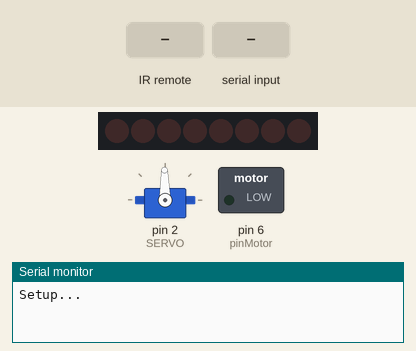
The sketch below on a simulated Arduino Uno, built with avr-gcc and run on an emulated ATmega328P. Parts: 8 shift-register outputs drawn as a row of LEDs (first output left, lit = HIGH), servo, switched loads named in the sketch (green lamp = pin HIGH), the last lines printed to the serial monitor. Wiring (inferred from the names in the program): shift register (74HC595): data pin 4; shift clock pin 3; latch pin 5. Wiring (inferred from the signals the program sends): row of LEDs: on Q0, Q1, Q2, Q3, Q4, Q5, Q6, Q7. Inputs (shaded band) come from the test bench. Pins used as bus, display or sensor lines are not drawn.

Above: at 1.2 s.
1.3 s: infrared code 0xFF02FD received
At 1.8 s:
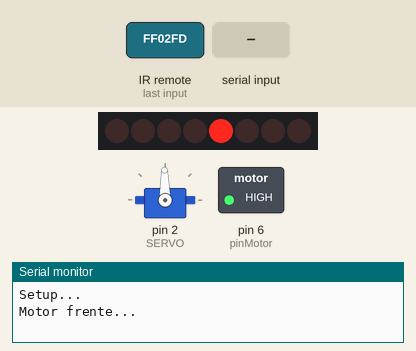
2.8 s: "0" received over Serial
At 4.0 s:
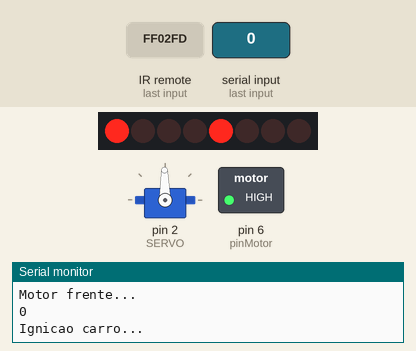
4.3 s: infrared code 0xFDB04F received
At 4.7 s:
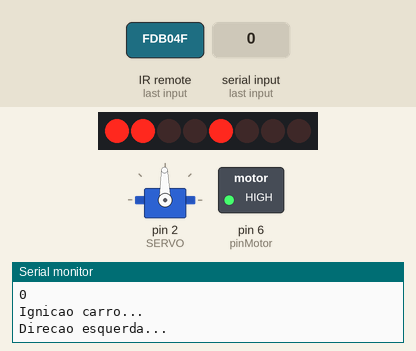
7.3 s: "e" received over Serial
At 7.7 s:
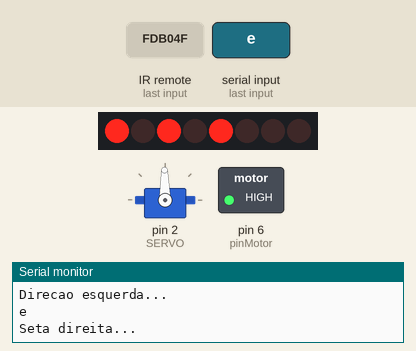
10.3 s: infrared code 0xFFC23D received
At 11.2 s:
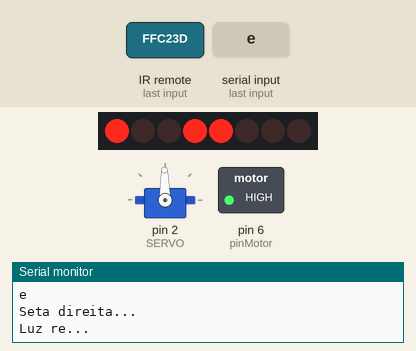
11.9 s: "q" received over Serial
At 12.3 s:
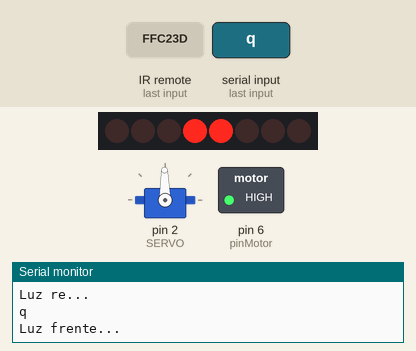
Timing chart, 0 to 14.4 s (numbered marks = the images above; inputs shaded):
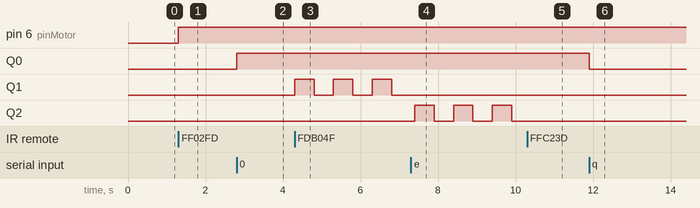

Measured:
- after the input at 1.3 s, pin 6 (pinMotor): LOW → HIGH at once
- after the input at 2.8 s, Q0: LOW → HIGH at once
- after the input at 4.3 s, Q1: alternates HIGH for 0.50 s and LOW for 0.50 s, starting at once
- after the input at 7.3 s, Q2: alternates HIGH for 0.50 s and LOW for 0.50 s, starting after 0.10 s
- after the input at 11.9 s, Q0: HIGH → LOW at once

The sketch:

Rob__Carrinho_com_controle_remoto_por_IR.ino
```cpp
#include <SoftwareSerial.h>
#include <Servo.h>
#include <IRremote.h>

// IR
IRrecv irrecv(7);
decode_results results;
unsigned long key_value = 0;

// servo motor
#define SERVO 2
Servo servo;
//
// sensor distância 1
int sensorFrenteE = 9;
int sensorFrenteD = 10;
int sensorRe = 11;
//
// 74HC595
int DSdata = 4;
int STCPshift = 5;
int SHCPclock = 3;
//
int luzFrente[2] = {128, false};
int setaEsquerda[2] = {64, false};
int setaDireita[2] = {32, false};
int luzRe[2] = {16, false};
int motorFrente[2] = {8, false};
int motorRe[2] = {4, false};
int q6[2] = {2, false};
int q7[2] = {1, false};
int totalCi595Ligados = 0;

const long IGNICAO_CARRO = 0xFFA25D;
const long LUZ_FRENTE = 0xFF22DD;
const long SETA_ESQUERDA = 0xFDB04F;
const long SETA_DIREITA = 0xFD708F;
const long LUZ_RE = 0xFFC23D;
const long PISCA_ALERTA = 0xFFE21D;
const long MOTOR_FRENTE = 0xFF02FD;
const long MOTOR_RE = 0xFF9867;
const long DIRECAO_ESQUERDA = 0xFFE01F;
const long DIRECAO_CENTRO = 0xFFA857;
const long DIRECAO_DIREITA = 0xFF906F;
const long VELOCIDADE_1 = 0xFF30CF;
const long VELOCIDADE_2 = 0xFF18E7;
const long VELOCIDADE_3 = 0xFF7A85;
const long VELOCIDADE_4 = 0xFF10EF;
//
int pinMotor = 6;
int velocidade = 255;
char dadosSerial;
String dadosSerialString = "";
int indiceSerial = 0;
int direcaoCentro = 91;
int emAtividade = true;

class ci595
 {
    public:
        // seta esquerda e direita e alerta
         int piscar (int seta) {
            for (int i = 0; i < 3; i++){
                totalCi595Ligados += seta;
                digitalWrite(STCPshift, LOW);
                shiftOut(DSdata, SHCPclock, LSBFIRST, totalCi595Ligados);
                digitalWrite(STCPshift, HIGH);
                delay(500);
                totalCi595Ligados -= seta;
                digitalWrite(STCPshift, LOW);
                shiftOut(DSdata, SHCPclock, LSBFIRST, totalCi595Ligados);
                digitalWrite(STCPshift, HIGH);
                delay(500);
            }
             emAtividade = true;
        }
        // luz farol e luz de ré
        int ligar (int led) {
                digitalWrite(STCPshift, LOW);
                shiftOut(DSdata, SHCPclock, LSBFIRST, led);
                digitalWrite(STCPshift, HIGH);
              emAtividade = true;
        }
        // motor
        int motorDc (int motor) {
                analogWrite(pinMotor, velocidade);
                digitalWrite(STCPshift, LOW);
                shiftOut(DSdata, SHCPclock, LSBFIRST, motor);
                digitalWrite(STCPshift, HIGH);
              emAtividade = true;
        }
        // configuração geral dos pinos do ci595 para controlar indiviualmente os canais.
        int configure(int recurso[]){
          if (recurso[1] == false){
              totalCi595Ligados += recurso[0];
              recurso[1] = true;
          }else{
              totalCi595Ligados -= recurso[0];
              recurso[1] = false;
          }
          emAtividade = true;
        }
 };
ci595 ci595;
class ci293
{
  public:
  int velocidadeMotor(int valor){
          velocidade = valor*64-1;
          if(velocidade > 255){
              velocidade = 255;
            }
        ci595.motorDc(totalCi595Ligados);
  }
};
ci293 ci293;

void setup(){
    Serial.begin(9600);
    pinMode(STCPshift, OUTPUT);
    pinMode(SHCPclock, OUTPUT);
    pinMode(DSdata, OUTPUT);
    pinMode(pinMotor, OUTPUT);
    pinMode(sensorFrenteE, INPUT);
    irrecv.enableIRIn();
    //irrecv.blink13(true);
    servo.attach(SERVO);
    servo.write(91);
    Serial.println("Setup...");
}

void loop(){
  // Recebe sinal via infravermelho
  if (irrecv.decode(&results) && emAtividade){
      emAtividade = false;
        //Serial.println(results.value, HEX);
        key_value = results.value;
        disparaOpcao();
        delay(100);
        irrecv.resume();
  }
  // Recebe sinal via USB serial
    if (Serial.available() > 0) {
        // lê o dado recebido:
        dadosSerial = Serial.read();
        // responder o que foi recebido:
        Serial.println(dadosSerial);
        // envia caracter lido
        key_value = dadosSerial;
        disparaOpcao();
    }
}

void disparaOpcao(){
  switch (key_value){
    case IGNICAO_CARRO: case 0xFD00FF: case '0':
    Serial.println("Ignicao carro...");
    ci595.configure(luzFrente);
    ci595.ligar(totalCi595Ligados);
    break;
    case LUZ_FRENTE:  case 0xFD10EF: case 'q':
      Serial.println("Luz frente...");
        ci595.configure(luzFrente);
        ci595.ligar(totalCi595Ligados);
    break;
    case SETA_ESQUERDA: case 'w':
      Serial.println("Direcao esquerda...");
        ci595.piscar(setaEsquerda[0]);
    break;
    case SETA_DIREITA: case 'e':
      Serial.println("Seta direita...");
        ci595.piscar(setaDireita[0]);
    break;
    case LUZ_RE: case 0xFD50AF: case 'r':
    Serial.println("Luz re...");
        ci595.configure(luzRe);
        ci595.ligar(totalCi595Ligados);
    break;
    case PISCA_ALERTA: case 0xFD40BF: case 't':
      Serial.println("Pisca alerta...");
        ci595.piscar(setaEsquerda[0] + setaDireita[0]);
    break;
    case MOTOR_FRENTE: case 0xFD807F: case 'y':
      Serial.println("Motor frente...");
        motorRe[1] ? ci595.configure(motorRe):
        ci595.configure(motorFrente);
        ci595.motorDc(totalCi595Ligados);
    break;
    case MOTOR_RE: case 0xFD906F: case 'u':
      Serial.println("Motor re...");
        motorFrente[1] ? ci595.configure(motorFrente):
        ci595.configure(motorRe);
        ci595.motorDc(totalCi595Ligados);
    break;
    case DIRECAO_ESQUERDA: case 0xFD609F: case 'i':
      Serial.println("Direcao esquerda...");
        servo.write(120);
      emAtividade = true;
    break;
    case DIRECAO_CENTRO: case 0xFDA05F: case 'o':
      Serial.println("Direcao centro...");
        servo.write(91);
      emAtividade = true;
    break;
    case DIRECAO_DIREITA: case 0xFD20DF: case 'p':
      Serial.println("Direcao direita...");
        servo.write(60);
      emAtividade = true;
    break;
    case VELOCIDADE_1: case 0xFD08F7: case '1':
      Serial.println("Velocidade 1...");
        ci293.velocidadeMotor(2);
    break;
  case VELOCIDADE_2: case 0xFD8877: case '2':
      Serial.println("Velocidade 2...");
        ci293.velocidadeMotor(3);
    break;
  case VELOCIDADE_3: case 0xFD48B7: case '3':
      Serial.println("Velocidade 3...");
        ci293.velocidadeMotor(4);
    break;
    default:
      Serial.print("Sem caso para: ");
        Serial.println(key_value, HEX);
      delay(100);
      emAtividade = true;
    break;
  }
}
```
